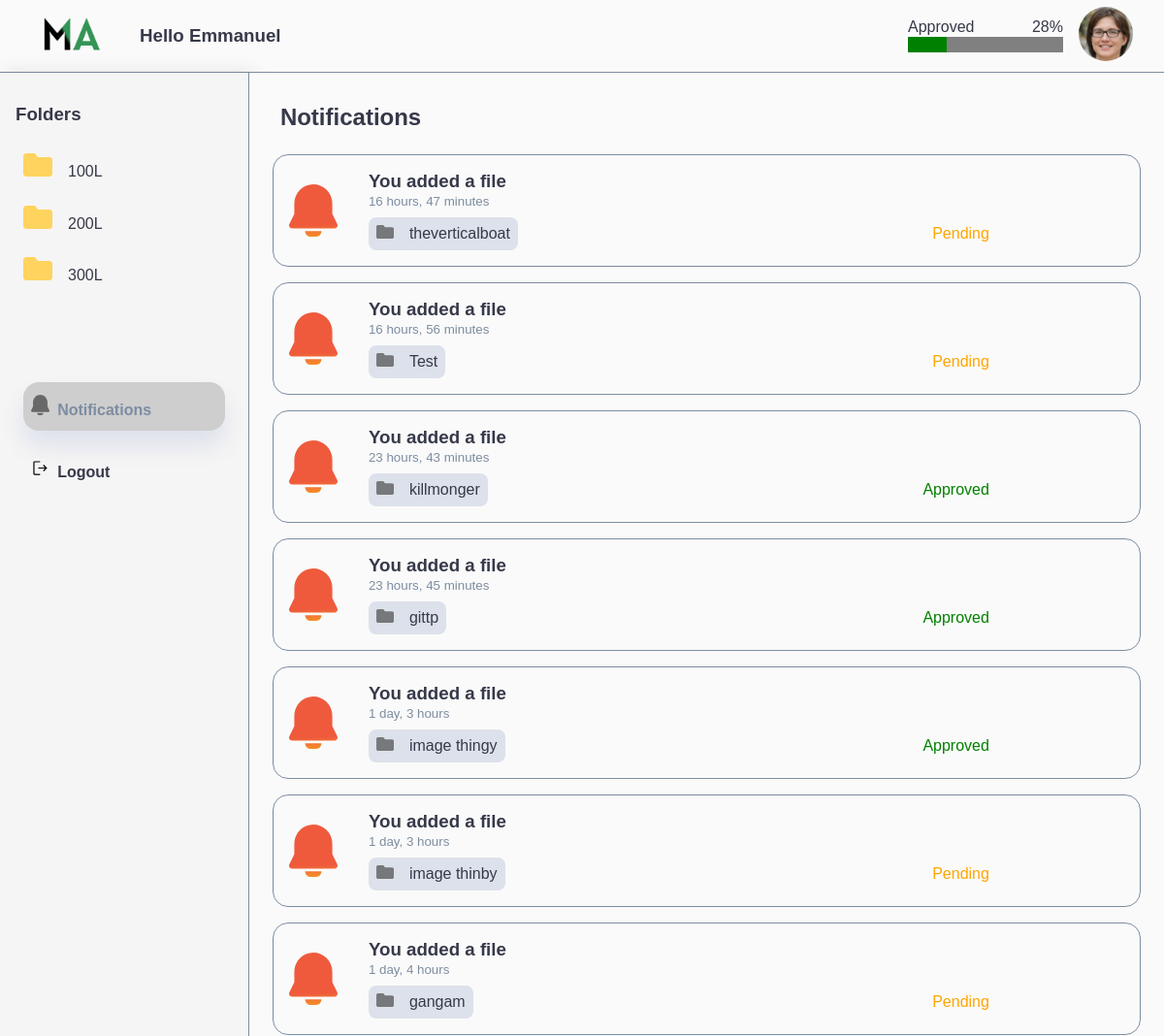
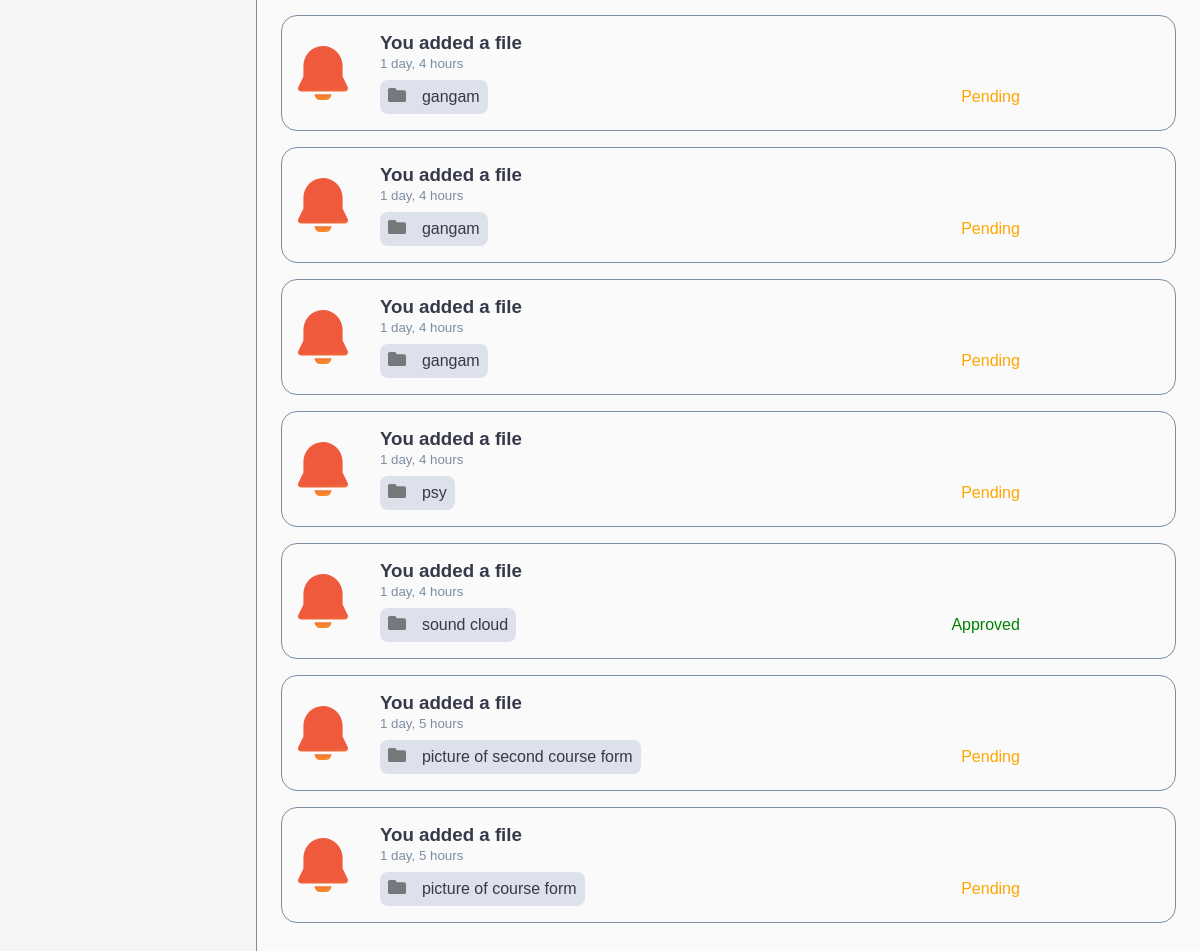
The app's page /notifications (signed in) with its own data (2 pictures, top to bottom).
### base/models.py (models this page shows, shortened)
class Folders(models.Model):
    user = models.ForeignKey(User, on_delete=models.CASCADE)
    folder_name = models.CharField(max_length=200, null=True)
    created = models.DateTimeField(default=timezone.now)
    class Meta:
        ordering = ['folder_name']

class Files(models.Model):
    user = models.ForeignKey(User, on_delete=models.CASCADE)
    file_name = models.CharField(max_length=200, null=True)
    folder_name = models.CharField(max_length=200, null=True)
    file = models.FileField(upload_to="files/", null=False)
    created = models.DateTimeField(default=timezone.now)
    file_type = models.CharField(max_length=200, null=True)
    file_size = models.CharField(max_length=200, null=True)
    status = models.IntegerField(default=0, choices=stats)
    class Meta:
        ordering = ['-created']

### base/views.py (the view)
# urls.py: path('notifications', views.notifications, name='notifications'),
@login_required
def notifications(request):
    user = request.user
    context={}
    files = Files.objects.filter(user=user)
    folders = Folders.objects.filter(user=user)
    context['files'] = files
    context['folders'] = folders
    context['total_files'] = files.count()
    context['approved_files'] = files.filter(status=1).count()
    context['approved_percentage'] = int((context['approved_files'] / context['total_files'])*100)
    context['userData'] = Allusers.objects.filter(user=user)[0]
    return render(request, 'notifications.html', context)

### base/views.py (called while the page is built)
@register.filter
def strip_longer(value):
    value = str(value)
    if len(value)>40:
        return f"{value[:40]}..."
    return value

### templates/notifications.html (shortened to what this page needs)
{% load static %}
<!DOCTYPE html>
<html lang="en">
<head>
    <link rel="stylesheet" href="{% static 'style.css' %}">
</head>
<body class="">
   <div class="wrapper">
        <header>
            <div class="left-part" style="display:flex;align-items:center">
                <div class="image"><img src="{% static './mask.png' %}" alt=""></div>
                <h3 style="margin-left:2rem;">Hello {{ user }}</h3>
            </div>
            <div class="right-part">
                <div class="progress-box">
                    <div class="top">
                        <p>Approved</p>
                        <p>{{ approved_percentage }}%</p>
                    </div>
                    <div class="bottom">
                        <progress max="100" value="25"></progress>
                    </div>
                </div>
                <div class="profile-image">
                    <div class="image">
                        <img src="{% static './avatar-95fb4ee46aae3dcff7a9f901dc0dd0f6.jpg' %}" alt="">
                    </div>
                </div>
            </div>
        </header>
       <div class="main">
        <aside>
            <h3>Folders</h3>
            {% for folder in folders %}
            {% if folder.folder_name == folda_sort %}
                <a href="{% url 'folder_sort' folder.id %}"><img src="{% static 'folder.svg' %}" alt="" class="active"><span>{{ folder.folder_name }}</span></a>
            {% else %}
                <a href="{% url 'folder_sort' folder.id %}"><img src="{% static 'folder.svg' %}" alt="" class="active"><span>{{ folder.folder_name }}</span></a>
             {% endif %}
            {% endfor %}
            <div class="other">
                <a href="{% url 'notifications' %}"  class="active"><img src="{% static './notify.svg' %}" alt=""><span>Notifications</span></a>
                <a href="{% url 'logout' %}"><img src="{% static './logout.svg' %}" alt=""><span>Logout</span></a>
            </div>
        </aside>
        <main>
            <h1>Notifications</h1>
            <div class="notifications">
                {% for file in files %}
                    {% if file.status == 1 %}
                        <div class="box">
                            <img src="{% static './bell.svg' %}" alt="">
                            <div class="text-box">
                                <h3>You added a file</h3>
                                <small>{{ file.created|timesince }}</small>
                                <div class="split">
                                    <p><img src="{% static './folder-icon.svg' %}" alt=""><span>{{ file.file_name|strip_longer }}</span></p>
                                    <p class="success"> Approved</p>
                                </div>
                            </div>
                        </div>
                    {% else %}
                        <div class="box">
                            <img src="{% static './bell.svg' %}" alt="">
                            <div class="text-box">
                                <h3>You added a file</h3>
                                <small>{{ file.created|timesince }}</small>
                                <div class="split">
                                    <p><img src="{% static './folder-icon.svg' %}" alt=""><span>{{ file.file_name|strip_longer }}</span></p>
                                    <p class="warning"> Pending</p>
                                </div>
                            </div>
                        </div>
                    {% endif %}
                {% endfor %}
            </div>
        </main>
       </div>
   </div>
</body>
</html>

### static/style.css (style rules this page uses)
:root { --primary:#00afef; --danger:#ff7782; --success:#41f1b6; --warning:#ffbb55; --white:#fefefe; --info-dark:#7d8da1; --info-light:#dce1eb; --dark:#363949; --light:rgba(132, 139, 200, 0.4); --primary-variant:#111e88; --dark-variant:#677483; --background:rgb(250, 250, 250); --modal-background:#00000066; --modal-dark:#5c6979; --card-border-radius:1.6rem; --border-radius-1:0.4rem; --border-radius-2:0.8rem; --border-radius-3:1.2rem; --card-padding:1.8rem; --padding-1:1.2rem; --box-shadow:0 1rem 1.5rem var(--info-light); }
* { margin:0; padding:0; outline: 0; border:0; appearance: none; list-style: none; text-decoration: none; box-sizing: border-box; font-family: "Averta", Arial, Helvetica, sans-serif; transition:all 0.1s ease; }
html, body { overflow-x:hidden; }
.wrapper { width:100vw; height:100vh; background: var(--background); }
h3,p,h1,a { color:var(--dark); }
header { display: flex; flex-direction: row; justify-content: space-between; padding:.2rem 2rem; border-bottom:1px solid var(--info-dark); align-items: center; }
header .left-part .image img, header .right-part .image img { width:5rem; }
header .right-part, header .right-part .top { display:flex; justify-content: space-between; align-items: center; }
header .right-part .progress-box { padding:1rem; }
header .right-part .image img { border-radius: 50%; width:3.5rem; }
.main { display: flex; }
aside { padding:1rem; border-right:1px solid var(--info-dark); width:20rem; height:100vh; background: #F6F5F5 !important; box-shadow: 5px 0px 20px rgba(0, 0, 0, 0.1); display:flex; flex-direction: column; }
aside h3 { padding: 1rem 0; text-transform: capitalize; }
aside p, aside a { padding:.8rem .5rem; border-radius: 1rem; cursor: pointer; transition: all .3s ease; }
aside p.active, aside a.active { box-shadow: var(--box-shadow); background-color: #cecece; color:var(--info-dark); }
aside p img,aside a img { margin-right:1rem; }
aside .other { margin-top:5rem; font-weight: bold; }
aside .other { margin-top:5rem; font-weight: bold; display:flex; flex-direction: column; }
aside .other a { margin:.5rem; }
aside .other a img { margin-right:.5rem; }
aside .other img { width:1.2rem; }
main { padding:1rem; width:100%; background: rgb(250, 250, 250); }
.success { color:green; }
.warning { color:orange; }
.notifications { width:100%; display: flex; flex-direction: column; overflow-y: scroll; max-height: 75vh; }
.notifications .box { display: flex; border-radius: 1rem; margin:.5rem; border:1px solid var(--info-dark); }
.notifications .box img { padding:1rem; }
.notifications .box .text-box { padding: 1rem; }
.notifications .box .text-box .split { margin-top:.5rem; display: flex; width:40rem; align-items: center; justify-content: space-between; }
.notifications .box .text-box .split p:first-child { background-color: var(--info-light); padding:.5rem; border-radius: .5rem; }
.notifications .box .text-box .split p img { padding:0; padding-right:1rem; }
.notifications small { color:var(--info-dark); }
main h1 { font-size:1.5rem; padding:1rem; text-transform: capitalize; }
header h3 { text-transform: capitalize; }

### records on screen
Folders: folder_name "100L"
Folders: folder_name "200L"
Folders: folder_name "300L"
Files: created "16 hours, 47 minutes", file_name "theverticalboat"
Files: created "16 hours, 56 minutes", file_name "Test"
Files: created "23 hours, 43 minutes", file_name "killmonger"
Files: created "23 hours, 45 minutes", file_name "gittp"
Files: created "1 day, 3 hours", file_name "image thingy"
Files: created "1 day, 3 hours", file_name "image thinby"
Files: created "1 day, 4 hours", file_name "gangam"
Files: created "1 day, 4 hours", file_name "gangam"
Files: created "1 day, 4 hours", file_name "gangam"
Files: created "1 day, 4 hours", file_name "gangam"
Files: created "1 day, 4 hours", file_name "psy"
Files: created "1 day, 4 hours", file_name "sound cloud"
Files: created "1 day, 5 hours", file_name "picture of second course form"
Files: created "1 day, 5 hours", file_name "picture of course form"

### other values on screen
{{ user }} "Emmanuel"
{{ approved_percentage }} "28"
